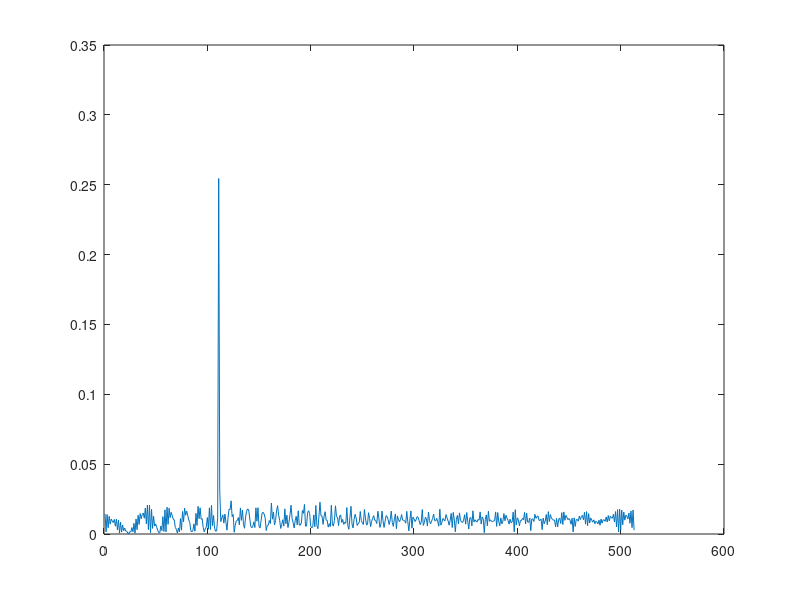
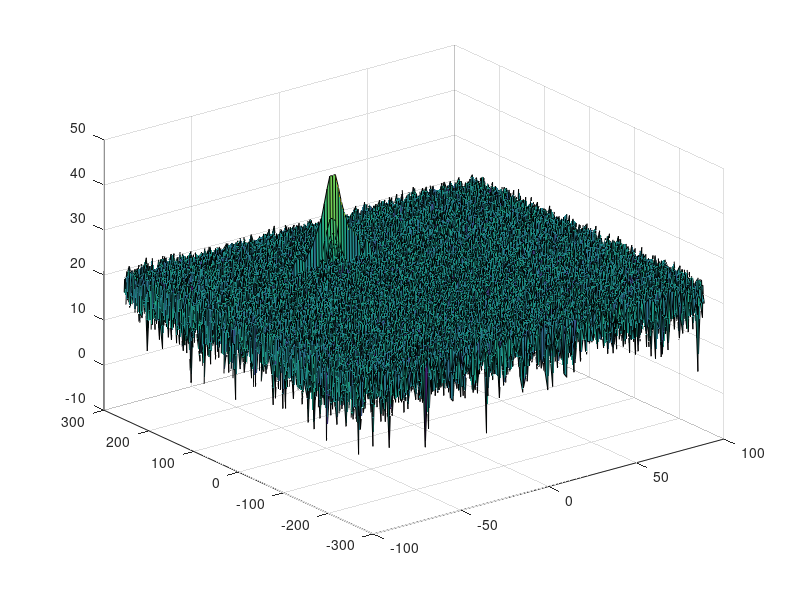

The MATLAB script that drew these images, in order: (Note: this script raises an error after producing the figures.)
clear all
clc;

%% Radar Specifications 
%%%%%%%%%%%%%%%%%%%%%%%%%%%
% Frequency of operation = 77GHz
% Max Range = 200m
% Range Resolution = 1 m
% Max Velocity = 100 m/s
%%%%%%%%%%%%%%%%%%%%%%%%%%%

%speed of light = 3e8

% speed of light
c = 3e8;
range_resolution = 1;
max_range = 200;

%% User Defined Range and Velocity of target
% *%TODO* :
% define the target's initial position and velocity. Note : Velocity
% remains contant
R = 110;
v = -20;


%% FMCW Waveform Generation

% *%TODO* :
%Design the FMCW waveform by giving the specs of each of its parameters.
% Calculate the Bandwidth (B), Chirp Time (Tchirp) and Slope (slope) of the FMCW
% chirp using the requirements above.

Tchirp = 5.5*2*max_range/c;
B = c/(2*range_resolution);
slope = B/Tchirp;

%Operating carrier frequency of Radar 
fc= 77e9;             %carrier freq

                                                          
%The number of chirps in one sequence. Its ideal to have 2^ value for the ease of running the FFT
%for Doppler Estimation. 
Nd=128;                   % #of doppler cells OR #of sent periods % number of chirps

%The number of samples on each chirp. 
Nr=1024;                  %for length of time OR # of range cells

% Timestamp for running the displacement scenario for every sample on each
% chirp
t=linspace(0,Nd*Tchirp,Nr*Nd); %total time for samples

%Creating the vectors for Tx, Rx and Mix based on the total samples input.
Tx=zeros(1,length(t)); %transmitted signal
Rx=zeros(1,length(t)); %received signal
Mix = zeros(1,length(t)); %beat signal

%Similar vectors for range_covered and time delay.
r_t=zeros(1,length(t));
td=zeros(1,length(t));

%% Signal generation and Moving Target simulation
% Running the radar scenario over the time. 

for i=1:length(t)
    % *%TODO* :
    %For each time stamp update the Range of the Target for constant velocity. 
    r_t(i) = R+(v*t(i));
    td(i) = 2*r_t(i)/c;
    
    % *%TODO* 
    %For each time sample we need update the transmitted and
    %received signal. 
    Tx(i) = cos(2*pi*(fc*t(i)+(slope*(t(i)^2)/2)));
    Rx(i) = cos(2*pi*(fc*(t(i)-td(i))+(slope*(t(i)-td(i))^2/2)));
    
    % *%TODO* :
    %Now by mixing the Transmit and Receive generate the beat signal
    %This is done by element wise matrix multiplication of Transmit and
    %Receiver Signal
    Mix(i) = Tx(i)*Rx(i);
    
end

%% RANGE MEASUREMENT

 % *%TODO* :
%reshape the vector into Nr*Nd array. Nr and Nd here would also define the size of
%Range and Doppler FFT respectively.
signal = reshape(Mix, [1, Nr*Nd]);

 % *%TODO* :
%run the FFT on the beat signal along the range bins dimension (Nr) and
%normalize.
signal_fft_org = fft(signal(1:Nr));

 % *%TODO* :
% Take the absolute value of FFT output
signal_fft_abs = abs(signal_fft_org/Nr);

 % *%TODO* :
% Output of FFT is double sided signal, but we are interested in only one side of the spectrum.
% Hence we throw out half of the samples.
signal_fft  = signal_fft_abs(1:Nr/2+1);

%plotting the range
figure ('Name','Range from First FFT')

 % *%TODO* :
 % plot FFT output 
f = fc*(0:(Nr/2))/Nr;
plot(signal_fft);

%% RANGE DOPPLER RESPONSE
% The 2D FFT implementation is already provided here. This will run a 2DFFT
% on the mixed signal (beat signal) output and generate a range doppler
% map.You will implement CFAR on the generated RDM


% Range Doppler Map Generation.

% The output of the 2D FFT is an image that has reponse in the range and
% doppler FFT bins. So, it is important to convert the axis from bin sizes
% to range and doppler based on their Max values.

Mix=reshape(Mix,[Nr,Nd]);

% 2D FFT using the FFT size for both dimensions.
sig_fft2 = fft2(Mix,Nr,Nd);

% Taking just one side of signal from Range dimension.
sig_fft2 = sig_fft2(1:Nr/2,1:Nd);
sig_fft2 = fftshift (sig_fft2);
RDM_org = abs(sig_fft2);
RDM = 10*log10(RDM_org) ;

%use the surf function to plot the output of 2DFFT and to show axis in both
%dimensions
doppler_axis = linspace(-100,100,Nd);
range_axis = linspace(-200,200,Nr/2)*((Nr/2)/400);
figure,surf(doppler_axis,range_axis,RDM);

%% CFAR implementation

%Slide Window through the complete Range Doppler Map

%Create a new RDM variable to hold the final values
RDM2=zeros([Nr/2, Nd]);

% *%TODO* :
%Select the number of Training Cells in both the dimensions.
Tr = 8;
Td = 8;

% *%TODO* :
%Select the number of Guard Cells in both dimensions around the Cell under 
%test (CUT) for accurate estimation
Gr = 4;
Gd = 4;

% *%TODO* :
% offset the threshold by SNR value in dB
offset = 1;

for i = 1:(Nr/2)-(Gr+Tr+1)
    for j = 1:Nd-(Gd+Td+1)
        noise_level=sum(RDM_org(i:i+Tr-1,j:j+Td-1), 'all');
        threshold=pow2db(noise_level/(Tr+Td))+offset;
        CUT=RDM(i+Tr+Gr,j+Gd+Td);
        if(CUT>threshold)
            RDM2(i+Tr+Gr,j+Gd+Td)=1;
        end
    end
end

% *%TODO* :
%display the CFAR output using the Surf function like we did for Range
%Doppler Response output.
figure,surf(doppler_axis,range_axis,RDM2);
colorbar;
